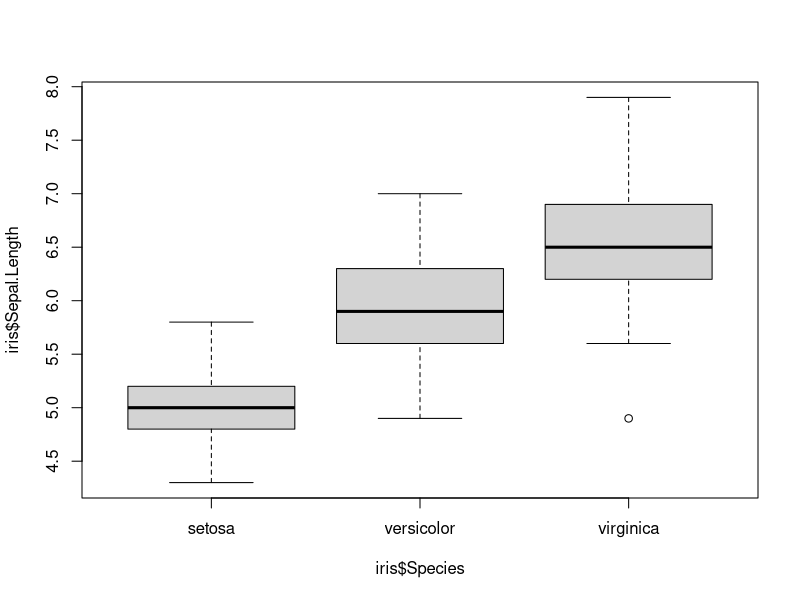
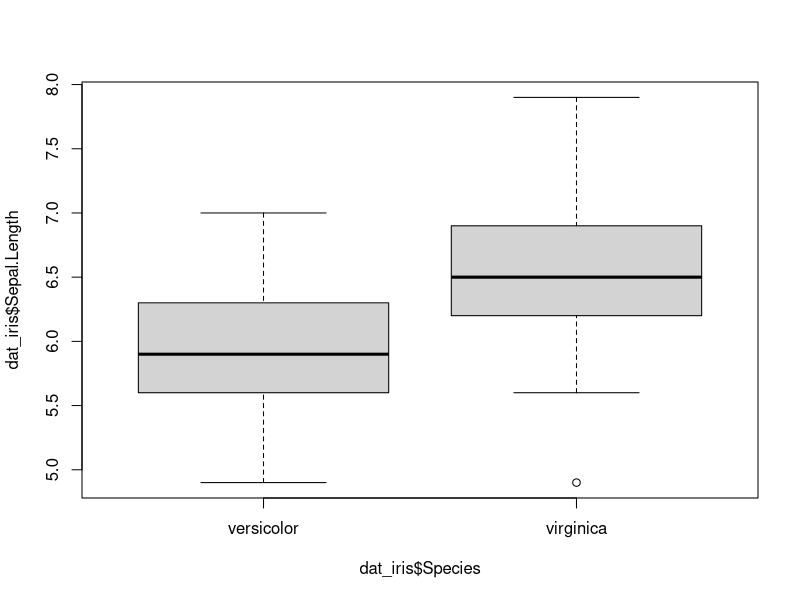
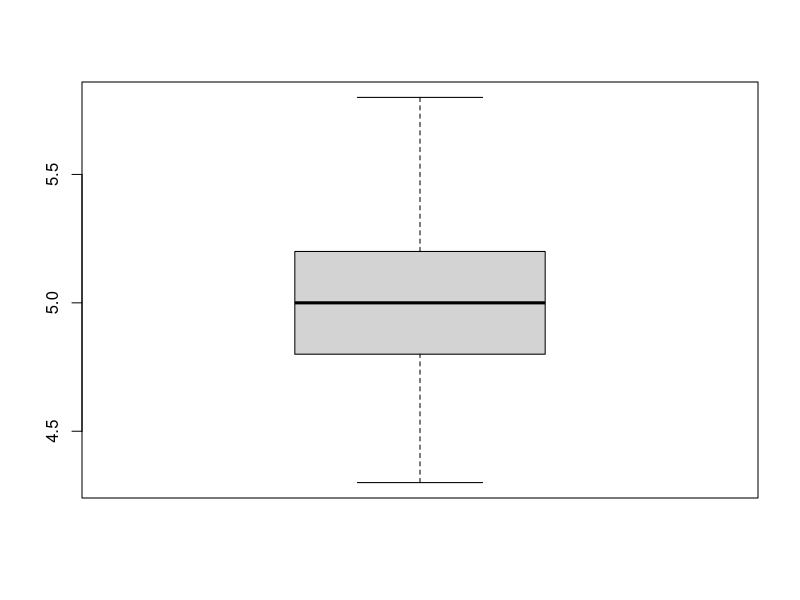

Reproduce these figures in R, in order.

# Script 6 prueba T de una muestra
# Semana 5 (04/09/25)
# Andrea Michelle Luna Vasconcelos-1950889


# Prueba T de una muestra -------------------------------------------------

# Base de datos Iris= Solo necesitamos la especie setosa

setosa <- subset(iris, Species == "setosa")
mean(setosa$Sepal.Width)

# mu = 3.9 = Media que ya me dan/establecida

# H0 = la diferencia entre las medias es cero o menor a cero = 3.9
# H1 = la diferencia entre la media teorética y experimental es diferente a cero = diferente a 3.9

t.test(setosa$Petal.Width, mu = 3.9)

# Aceptamos H1: alternative hypothesis: true mean is not equal to 3.9. (nuestra:3.428, mu:3.9)


# Prueba T de muestras independientes -------------------------------------

data("iris")
boxplot(iris$Sepal.Length ~ iris$Species)


# Para usar 2 bases de datos, (subset solo funciona para 1)

dat_iris <- subset(iris, Species %in% c("versicolor",
                                        "virginica"))

View(dat_iris)  # In:en tiempo real identifica TRUE los comandos que le dimos.

dat_iris$Species <- droplevels(dat_iris$Species) # Para quitar "setosa" de la gráfica de la base de datos original.
boxplot(dat_iris$Sepal.Length ~ dat_iris$Species)

boxplot(setosa$Sepal.Length) # Ejemplo para ver que solo se grafica setosa.

# Ejemplo correcto
# H0 = la media de SL de virginica es mayor que la media de versicolor
# H1 = 

t.test(dat_iris$Sepal.Length ~ dat_iris$Species,
       alternative = "greater", var.equal =T)
5.936-6.588

tapply(dat_iris$Sepal.Length, dat_iris$Species, mean)
tapply(dat_iris$Sepal.Length, dat_iris$Species, sd)

# Ejemplo erroneo, si queremos le decimos lo contrario
# H0 = la media de SL de virginica es mayor que la media de versicolor
# H1 = 

t.test(dat_iris$Sepal.Length ~ dat_iris$Species,
       alternative = "less", var.equal =T)

# Ejemplo erroneo de 2 colas
# H0 = la media de SL de virginica es mayor que la media de versicolor
# H1 = 

t.test(dat_iris$Sepal.Length ~ dat_iris$Species,
       alternative = "two.sided", var.equal =T)

